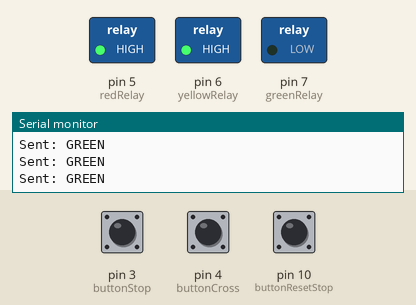
This sketch was run on a simulated Arduino Uno, built with avr-gcc and run on an emulated ATmega328P. On the bench: switched loads named in the sketch (green lamp = pin HIGH), the last lines printed to the serial monitor. Dashed ring = blinking. The inputs (shaded band) are chosen by the test bench; at power-on: pin 10 (buttonResetStop) HIGH, pin 4 (buttonCross) HIGH, pin 3 (buttonStop) HIGH. No radio packets arrive unless stated.

Above: at 1.3 s.
1.4 s: pin 10 (buttonResetStop) pulled LOW for 1 s
At 1.66 s:
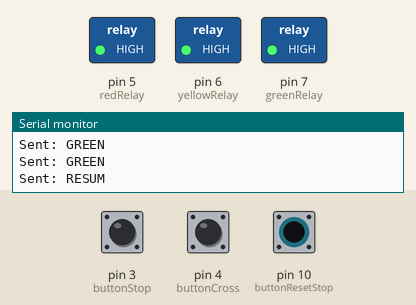
4.1 s: pin 4 (buttonCross) pulled LOW for 0.6 s
At 5.5 s:
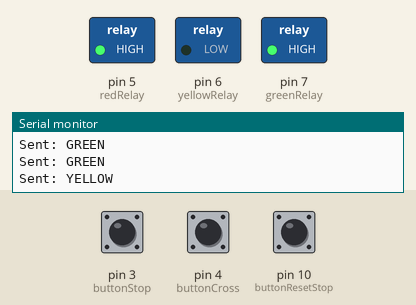
7.6 s: pin 3 (buttonStop) pulled LOW for 0.6 s
At 8.6 s:
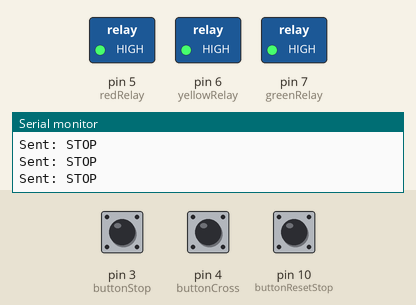
11.2 s: pin 10 (buttonResetStop) pulled LOW for 0.6 s
At 12.7 s:
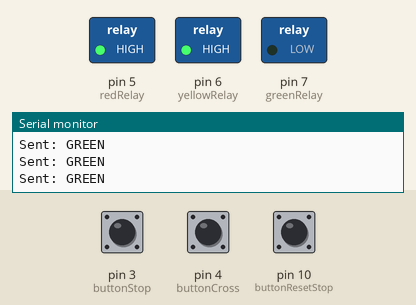
13.3 s: pin 10 (buttonResetStop) pulled LOW for 3.2 s
At 13.66 s:
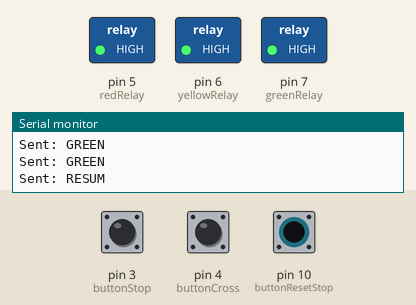
Timing chart, 0 to 17.7 s (numbered marks = the images above; inputs shaded):
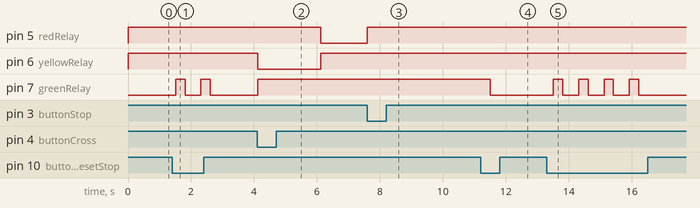

Measured:
- after the input at 1.4 s, pin 7 (greenRelay): alternates HIGH for 0.30 s and LOW for 0.50 s, 4 changes in all, then stays LOW, starting after 0.11 s
- after the input at 4.1 s, pin 5 (redRelay): HIGH → LOW after 2.0 s; pin 6 (yellowRelay): HIGH → LOW at once, → HIGH 2.0 s later; pin 7 (greenRelay): LOW → HIGH at once
- after the input at 7.6 s, pin 5 (redRelay): LOW → HIGH at once
- after the input at 11.2 s, pin 7 (greenRelay): HIGH → LOW after 0.30 s
- after the input at 13.3 s, pin 7 (greenRelay): alternates HIGH for 0.30 s and LOW for 0.50 s, 8 changes in all, then stays LOW, starting after 0.21 s

The sketch:

trafficLight.ino
```cpp
#include <SPI.h>
#include <nRF24L01.h>
#include <RF24.h>
#include <EEPROM.h>
#include <IRremote.h>

RF24 radio(9, 8);  // CE, CSN
const byte address[6] = "00001";

// Relays (LOW trigger)
const int redRelay = 5;
const int yellowRelay = 6;
const int greenRelay = 7;

// Buttons
const int buttonCross = 4;
const int buttonStop = 3;
const int buttonResetStop = 10;

// IR
const int IR_PIN = 2;

unsigned long delayTime = 10000;
bool stopAll = false;
bool isCrossing = false;

void setup() {
  Serial.begin(9600);

  pinMode(redRelay, OUTPUT);
  pinMode(yellowRelay, OUTPUT);
  pinMode(greenRelay, OUTPUT);
  allRelaysOff();

  pinMode(buttonCross, INPUT_PULLUP);
  pinMode(buttonStop, INPUT_PULLUP);
  pinMode(buttonResetStop, INPUT_PULLUP);

  // IR
  IrReceiver.begin(IR_PIN, ENABLE_LED_FEEDBACK);
  Serial.println("IR Receiver Initialized");

  // NRF24
  radio.begin();
  radio.openWritingPipe(address);
  radio.setPALevel(RF24_PA_LOW);
  radio.stopListening();

  EEPROM.get(0, delayTime);
  if (delayTime < 1000 || delayTime > 60000) delayTime = 10000;
  Serial.print("Loaded delay: "); Serial.println(delayTime);
}

void loop() {
  handleIRRemote();

  if (digitalRead(buttonStop) == LOW) {
    stopAll = true;
    sendCommand("STOP");
    allRelaysOff();
    delay(300);
    return;
  }

  if (digitalRead(buttonResetStop) == LOW) {
    stopAll = false;
    sendCommand("RESUM");
    allRelaysOff();
    delay(300);
  }

  if (stopAll) return;

  if (digitalRead(buttonCross) == LOW && !isCrossing) {
    isCrossing = true;
    startCrossing();
    isCrossing = false;
  } else {
    // Default state: only green ON
    digitalWrite(redRelay, HIGH);
    digitalWrite(yellowRelay, HIGH);
    digitalWrite(greenRelay, LOW);
    sendCommand("GREEN");
    delay(500);
  }
}

void startCrossing() {
  allRelaysOff();

  // Yellow light phase
  digitalWrite(yellowRelay, LOW);
  sendCommand("YELLOW");
  radio.write(&delayTime, sizeof(delayTime));
  delayWithCheck(2000);  // Yellow for 2 seconds
  digitalWrite(yellowRelay, HIGH);

  // Red light phase
  digitalWrite(redRelay, LOW);
  sendCommand("RED");
  radio.write(&delayTime, sizeof(delayTime));
  delayWithCheck(delayTime);
  digitalWrite(redRelay, HIGH);
}

void sendCommand(const char* cmd) {
  radio.write(cmd, strlen(cmd));
  Serial.print("Sent: "); Serial.println(cmd);
}

void allRelaysOff() {
  digitalWrite(redRelay, HIGH);
  digitalWrite(yellowRelay, HIGH);
  digitalWrite(greenRelay, HIGH);
}

void delayWithCheck(unsigned long duration) {
  unsigned long start = millis();
  while (millis() - start < duration) {
    if (digitalRead(buttonStop) == LOW) {
      stopAll = true;
      sendCommand("STOP");
      allRelaysOff();
      return;
    }
    handleIRRemote();
    delay(10);
  }
}

void handleIRRemote() {
  if (IrReceiver.decode()) {
    unsigned long code = IrReceiver.decodedIRData.command;
    Serial.print("IR Code: "); Serial.println(code, HEX);

    if (code == 0x45) delayTime = 500;
    else if (code == 0x46) delayTime = 10000;
    else if (code == 0x47) delayTime = 15000;
    else if (code == 0x44) delayTime = 30000;
    else if (code == 0x40) delayTime = 35000;
    else if (code == 0x19) delayTime = 60000;

    EEPROM.put(0, delayTime);
    Serial.print("Saved delay: "); Serial.println(delayTime);
    IrReceiver.resume();
  }
}
```
